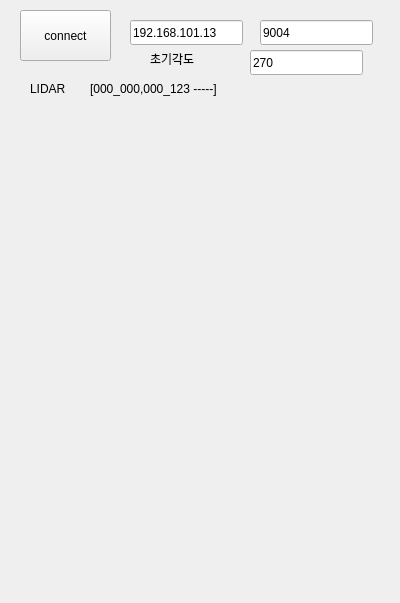
<?xml version="1.0" encoding="UTF-8"?>
<ui version="4.0">
 <class>lidar_ui</class>
 <widget class="QWidget" name="lidar_ui">
  <property name="geometry">
   <rect>
    <x>0</x>
    <y>0</y>
    <width>400</width>
    <height>603</height>
   </rect>
  </property>
  <property name="windowTitle">
   <string>Form</string>
  </property>
  <widget class="QPushButton" name="connect_button">
   <property name="geometry">
    <rect>
     <x>20</x>
     <y>10</y>
     <width>91</width>
     <height>51</height>
    </rect>
   </property>
   <property name="text">
    <string>connect</string>
   </property>
  </widget>
  <widget class="QLineEdit" name="serverip">
   <property name="geometry">
    <rect>
     <x>130</x>
     <y>20</y>
     <width>113</width>
     <height>25</height>
    </rect>
   </property>
   <property name="text">
    <string>192.168.101.13</string>
   </property>
  </widget>
  <widget class="QLineEdit" name="serverport">
   <property name="geometry">
    <rect>
     <x>260</x>
     <y>20</y>
     <width>113</width>
     <height>25</height>
    </rect>
   </property>
   <property name="text">
    <string>9004</string>
   </property>
  </widget>
  <widget class="QLabel" name="label">
   <property name="geometry">
    <rect>
     <x>30</x>
     <y>80</y>
     <width>67</width>
     <height>17</height>
    </rect>
   </property>
   <property name="text">
    <string>LIDAR</string>
   </property>
  </widget>
  <widget class="QLabel" name="data">
   <property name="geometry">
    <rect>
     <x>90</x>
     <y>80</y>
     <width>271</width>
     <height>17</height>
    </rect>
   </property>
   <property name="text">
    <string>[000_000,000_123 -----]</string>
   </property>
  </widget>
  <widget class="QLabel" name="initangle">
   <property name="geometry">
    <rect>
     <x>150</x>
     <y>50</y>
     <width>67</width>
     <height>17</height>
    </rect>
   </property>
   <property name="text">
    <string>초기각도</string>
   </property>
  </widget>
  <widget class="QLineEdit" name="angle">
   <property name="geometry">
    <rect>
     <x>250</x>
     <y>50</y>
     <width>113</width>
     <height>25</height>
    </rect>
   </property>
   <property name="text">
    <string>270</string>
   </property>
  </widget>
 </widget>
 <resources/>
 <connections/>
</ui>
